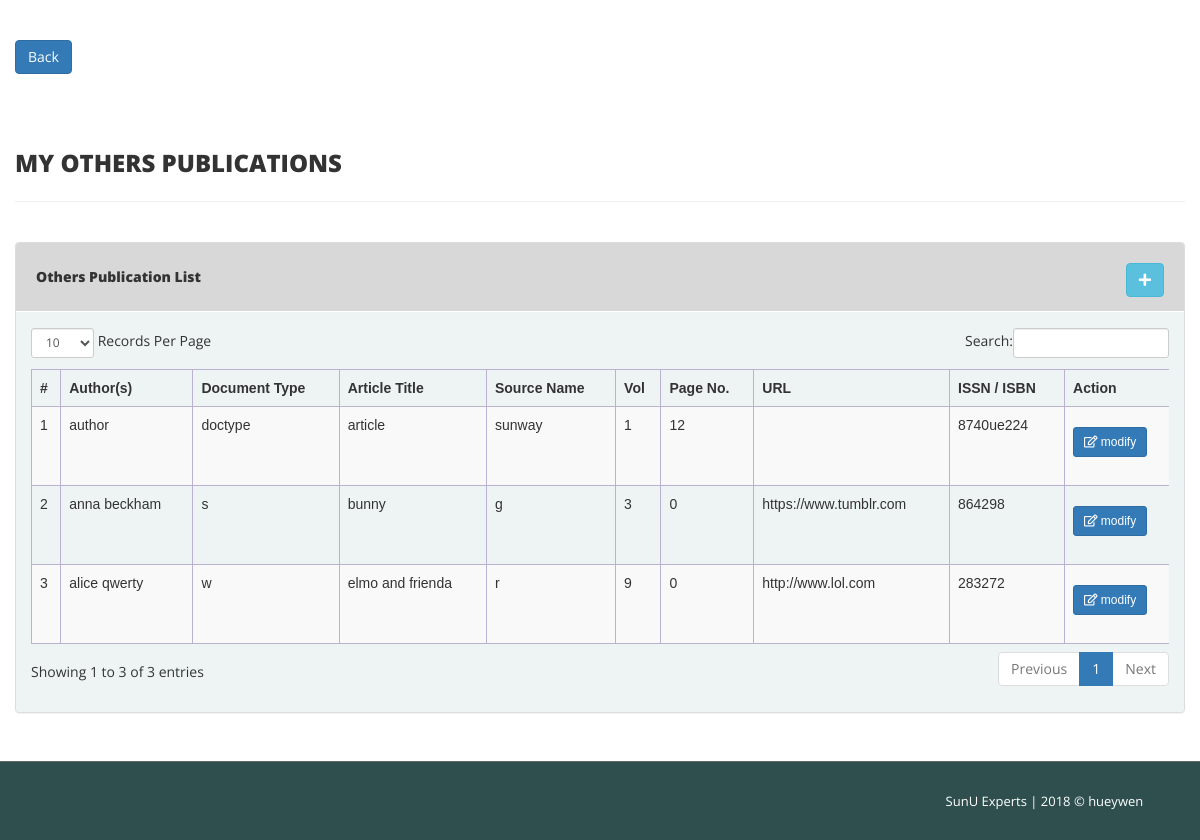
Screenshot of /fyp_HW/view-others-publications-details.php (signed in) with the database file from the repository.
### tables this page shows
CREATE TABLE `other_publications` (
  `id` int(11) NOT NULL,
  `authors` text NOT NULL,
  `docType` varchar(255) NOT NULL,
  `articleTitle` varchar(255) NOT NULL,
  `sourceName` varchar(255) NOT NULL,
  `vol` int(11) NOT NULL,
  `pageNo` varchar(255) NOT NULL,
  `url` varchar(255) NOT NULL,
  `issn_ibsn` varchar(255) NOT NULL,
  `user_ID` varchar(255) NOT NULL
);

### fyp_HW/view-others-publications-details.php (the view, shortened to what this page needs)
<?php
include('inc/config.php');
if(strlen($_SESSION['user_ID'])==0)
{
    header('location:index.php');
}
else{
    ?>
    <!DOCTYPE html>
    <html xmlns="http://www.w3.org/1999/xhtml">
    <head>
        <link href="assets/assets/css/bootstrap.css" rel="stylesheet" />
        <link href="assets/assets/css/font-awesome.css" rel="stylesheet" />
        <link href="assets/assets/js/dataTables/dataTables.bootstrap.css" rel="stylesheet" />
        <link href="assets/assets/css/style.css" rel="stylesheet" />
        <link rel="stylesheet" href="https://use.fontawesome.com/releases/v5.5.0/css/all.css">
    </head>
    <body>
    <div class="content-wrapper">
        <div class="container-fluid">
            <a class="btn btn-primary" href="dashboard.php" role="button">Back</a> <br><br><br>
            <div class="row pad-botm">
                <div class="col-md-12">
                    <h3 class="header-line"> My Others Publications</h3>
                </div>
                <div class="row">
                </div>
            </div>
            <div class="row">
                <div class="col-md-12">
                    <div class="panel panel-default">
                        <div class="panel-heading" style="padding: 20px;" >
                            Others Publication List
                            <a href="others-publications.php">
                                <button type="submit"  class="btn btn-info btn- update" style="float: right;">
                                    <i class="fa fa-plus"></i>
                                </button>
                            </a>
                        </div>
                        <div class="panel-body">
                            <div class="table-responsive">
                                <table class="table table-striped table-bordered table-hover" id="dataTables-example">
                                    <thead>
                                    <tr>
                                        <th>#</th>
                                        <th>Author(s)</th>
                                        <th>Document Type</th>
                                        <th>Article Title</th>
                                        <th>Source Name</th>
                                        <th>Vol</th>
                                        <th>Page No. </th>
                                        <th>URL</th>
                                        <th>ISSN / ISBN</th>
                                        <th>Action</th>
                                    </tr>
                                    </thead>
                                    <tbody>
                                    <?php
                                    $user_ID = $_SESSION['user_ID'];
                                    $sql = "SELECT * from other_publications where user_ID = $user_ID order by id desc;";
                                    $query = $dbh -> prepare($sql);
                                    $query->execute();
                                    $results=$query->fetchAll(PDO::FETCH_OBJ);
                                    $cnt=1;
                                    if($query->rowCount() > 0) {
                                        foreach($results as $result) {
                                            ?>
                                            <tr class="odd gradeX">
                                                <td class="center"><?php echo htmlentities($cnt);?></td>
                                                <td class="center"><?php echo htmlentities($result->authors);?></td>
                                                <td class="center"><?php echo htmlentities($result->docType);?></td>
                                                <td class="center"><?php echo htmlentities($result->articleTitle);?></td>
                                                <td class="center"><?php echo htmlentities($result->sourceName);?></td>
                                                <td class="center"><?php echo htmlentities($result->vol);?></td>
                                                <td class="center"><?php echo htmlentities($result->pageNo);?></td>
                                                <td class="center"><?php echo htmlentities($result->url);?></td>
                                                <td class="center"><?php echo htmlentities($result->issn_ibsn);?></td>
                                                <td class="center">
                                                    <form action="manage-otherPublication.php"  method="get">
                                                        <button style="margin-top: 12px;" type="submit" class="btn btn-primary btn-sm update"><i class="far fa-edit"></i> modify</button>
                                                    </form>
                                                    <br/>
                                                </td>
                                            </tr>
                                            <?php $cnt=$cnt+1;}} ?>
                                    </tbody>
                                </table>
                            </div>
                        </div>
                    </div>
                </div>
            </div>
        </div>
    </div>
    <footer class="bottom">
        <section class="footer-section float-right">
            SunU Experts | 2018 &copy hueywen  &nbsp;
        </section>
    </footer>
    </body>
    </html>
<?php } ?>

### fyp_HW/assets/assets/css/style.css (style rules this page uses)
.content-wrapper { margin-top: 40px; min-height:800px; padding-bottom:90px; }
.header-line { font-weight:900; padding-bottom:25px; border-bottom:1px solid #eeeeee; text-transform:uppercase; }
.pad-botm { padding-bottom:30px; }
.footer-section { padding: 25px 50px 25px 50px; color: #000; font-size: 13px; background-color: #33333326; text-align: right; border-top: 1px solid #666464; }
.panel { background-color: #f0f0f0; }
.panel-default > .panel-heading { color: #333; font-weight: 800; background-color: #d8d8d8; border-color: #fff; }
table { font-family: 'Poppins', sans-serif; }
table.table-bordered { border:1px solid #bbb1d1; margin-top:20px; }
table.table-bordered > thead > tr > th { border:1px solid #bbb1d1; }
table.table-bordered > tbody > tr > td { border:1px solid #bbb1d1; }
.panel-body { background-color: #e6fbfc4d; }

### fyp_HW/view-others-publications-details.php (style rules this page uses)
.footer-section { position: fixed; left: 0; bottom: 0; width: 100%; background-color: darkslategrey; color: white; text-align: right; }

### rows the page displays
other_publications: authors "author", docType "doctype", articleTitle "article", sourceName "sunway", vol "1", pageNo "12", issn_ibsn "8740ue224"
other_publications: authors "anna beckham", docType "s", articleTitle "bunny", sourceName "g", vol "3", pageNo "0", url "https://www.tumblr.com", issn_ibsn "864298"
other_publications: authors "alice qwerty", docType "w", articleTitle "elmo and frienda", sourceName "r", vol "9", pageNo "0", url "http://www.lol.com", issn_ibsn "283272"
